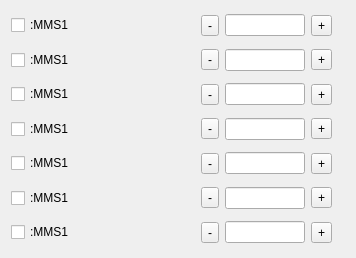
         <widget class="QWidget" name="scrollAreaWidgetContents">
          <property name="geometry">
           <rect>
            <x>0</x>
            <y>0</y>
            <width>356</width>
            <height>258</height>
           </rect>
          </property>
          <layout class="QGridLayout" name="gridLayout_3">
           <item row="0" column="0">
            <layout class="QVBoxLayout" name="verticalLayout_3">
             <item>
              <layout class="QHBoxLayout" name="horizontalLayout_6">
               <item>
                <widget class="QCheckBox" name="cB_onmot_1">
                 <property name="text">
                  <string>:MMS1</string>
                 </property>
                </widget>
               </item>
               <item>
                <spacer name="horizontalSpacer_10">
                 <property name="orientation">
                  <enum>Qt::Horizontal</enum>
                 </property>
                 <property name="sizeHint" stdset="0">
                  <size>
                   <width>13</width>
                   <height>17</height>
                  </size>
                 </property>
                </spacer>
               </item>
               <item>
                <layout class="QHBoxLayout" name="horizontalLayout_21">
                 <item>
                  <widget class="QLabel" name="lb_limM_1">
                   <property name="text">
                    <string/>
                   </property>
                   <property name="pixmap">
                    <pixmap>led-red-16x16.png</pixmap>
                   </property>
                  </widget>
                 </item>
                 <item>
                  <widget class="QToolButton" name="tB_mminus_1">
                   <property name="text">
                    <string>-</string>
                   </property>
                  </widget>
                 </item>
                 <item>
                  <widget class="QLineEdit" name="lE_mr_1">
                   <property name="minimumSize">
                    <size>
                     <width>80</width>
                     <height>0</height>
                    </size>
                   </property>
                   <property name="maximumSize">
                    <size>
                     <width>80</width>
                     <height>16777215</height>
                    </size>
                   </property>
                  </widget>
                 </item>
                 <item>
                  <widget class="QToolButton" name="tB_mplus_1">
                   <property name="text">
                    <string>+</string>
                   </property>
                  </widget>
                 </item>
                 <item>
                  <widget class="QLabel" name="lb_limP_1">
                   <property name="text">
                    <string/>
                   </property>
                   <property name="pixmap">
                    <pixmap>led-red-16x16.png</pixmap>
                   </property>
                  </widget>
                 </item>
                </layout>
               </item>
              </layout>
             </item>
             <item>
              <layout class="QHBoxLayout" name="horizontalLayout_11">
               <item>
                <widget class="QCheckBox" name="cB_onmot_2">
                 <property name="text">
                  <string>:MMS1</string>
                 </property>
                </widget>
               </item>
               <item>
                <spacer name="horizontalSpacer_11">
                 <property name="orientation">
                  <enum>Qt::Horizontal</enum>
                 </property>
                 <property name="sizeHint" stdset="0">
                  <size>
                   <width>13</width>
                   <height>17</height>
                  </size>
                 </property>
                </spacer>
               </item>
               <item>
                <layout class="QHBoxLayout" name="horizontalLayout_22">
                 <item>
                  <widget class="QLabel" name="lb_limM_2">
                   <property name="text">
                    <string/>
                   </property>
                   <property name="pixmap">
                    <pixmap>led-red-16x16.png</pixmap>
                   </property>
                  </widget>
                 </item>
                 <item>
                  <widget class="QToolButton" name="tB_mminus_2">
                   <property name="text">
                    <string>-</string>
                   </property>
                  </widget>
                 </item>
                 <item>
                  <widget class="QLineEdit" name="lE_mr_2">
                   <property name="minimumSize">
                    <size>
                     <width>80</width>
                     <height>0</height>
                    </size>
                   </property>
                   <property name="maximumSize">
                    <size>
                     <width>80</width>
                     <height>16777215</height>
                    </size>
                   </property>
                  </widget>
                 </item>
                 <item>
                  <widget class="QToolButton" name="tB_mplus_2">
                   <property name="text">
                    <string>+</string>
                   </property>
                  </widget>
                 </item>
                 <item>
                  <widget class="QLabel" name="lb_limP_2">
                   <property name="text">
                    <string/>
                   </property>
                   <property name="pixmap">
                    <pixmap>led-red-16x16.png</pixmap>
                   </property>
                  </widget>
                 </item>
                </layout>
               </item>
              </layout>
             </item>
             <item>
              <layout class="QHBoxLayout" name="horizontalLayout_12">
               <item>
                <widget class="QCheckBox" name="cB_onmot_3">
                 <property name="text">
                  <string>:MMS1</string>
                 </property>
                </widget>
               </item>
               <item>
                <spacer name="horizontalSpacer_12">
                 <property name="orientation">
                  <enum>Qt::Horizontal</enum>
                 </property>
                 <property name="sizeHint" stdset="0">
                  <size>
                   <width>13</width>
                   <height>17</height>
                  </size>
                 </property>
                </spacer>
               </item>
               <item>
                <layout class="QHBoxLayout" name="horizontalLayout_23">
                 <item>
                  <widget class="QLabel" name="lb_limM_3">
                   <property name="text">
                    <string/>
                   </property>
                   <property name="pixmap">
                    <pixmap>led-red-16x16.png</pixmap>
                   </property>
                  </widget>
                 </item>
                 <item>
                  <widget class="QToolButton" name="tB_mminus_3">
                   <property name="text">
                    <string>-</string>
                   </property>
                  </widget>
                 </item>
                 <item>
                  <widget class="QLineEdit" name="lE_mr_3">
                   <property name="minimumSize">
                    <size>
                     <width>80</width>
                     <height>0</height>
                    </size>
                   </property>
                   <property name="maximumSize">
                    <size>
                     <width>80</width>
                     <height>16777215</height>
                    </size>
                   </property>
                  </widget>
                 </item>
                 <item>
                  <widget class="QToolButton" name="tB_mplus_3">
                   <property name="text">
                    <string>+</string>
                   </property>
                  </widget>
                 </item>
                 <item>
                  <widget class="QLabel" name="lb_limP_3">
                   <property name="text">
                    <string/>
                   </property>
                   <property name="pixmap">
                    <pixmap>led-red-16x16.png</pixmap>
                   </property>
                  </widget>
                 </item>
                </layout>
               </item>
              </layout>
             </item>
             <item>
              <layout class="QHBoxLayout" name="horizontalLayout_14">
               <item>
                <widget class="QCheckBox" name="cB_onmot_4">
                 <property name="text">
                  <string>:MMS1</string>
                 </property>
                </widget>
               </item>
               <item>
                <spacer name="horizontalSpacer_13">
                 <property name="orientation">
                  <enum>Qt::Horizontal</enum>
                 </property>
                 <property name="sizeHint" stdset="0">
                  <size>
                   <width>13</width>
                   <height>17</height>
                  </size>
                 </property>
                </spacer>
               </item>
               <item>
                <layout class="QHBoxLayout" name="horizontalLayout_24">
                 <item>
                  <widget class="QLabel" name="lb_limM_4">
                   <property name="text">
                    <string/>
                   </property>
                   <property name="pixmap">
                    <pixmap>led-red-16x16.png</pixmap>
                   </property>
                  </widget>
                 </item>
                 <item>
                  <widget class="QToolButton" name="tB_mminus_4">
                   <property name="text">
                    <string>-</string>
                   </property>
                  </widget>
                 </item>
                 <item>
                  <widget class="QLineEdit" name="lE_mr_4">
                   <property name="minimumSize">
                    <size>
                     <width>80</width>
                     <height>0</height>
                    </size>
                   </property>
                   <property name="maximumSize">
                    <size>
                     <width>80</width>
                     <height>16777215</height>
                    </size>
                   </property>
                  </widget>
                 </item>
                 <item>
                  <widget class="QToolButton" name="tB_mplus_4">
                   <property name="text">
                    <string>+</string>
                   </property>
                  </widget>
                 </item>
                 <item>
                  <widget class="QLabel" name="lb_limP_4">
                   <property name="text">
                    <string/>
                   </property>
                   <property name="pixmap">
                    <pixmap>led-red-16x16.png</pixmap>
                   </property>
                  </widget>
                 </item>
                </layout>
               </item>
              </layout>
             </item>
             <item>
              <layout class="QHBoxLayout" name="horizontalLayout_15">
               <item>
                <widget class="QCheckBox" name="cB_onmot_5">
                 <property name="text">
                  <string>:MMS1</string>
                 </property>
                </widget>
               </item>
               <item>
                <spacer name="horizontalSpacer_14">
                 <property name="orientation">
                  <enum>Qt::Horizontal</enum>
                 </property>
                 <property name="sizeHint" stdset="0">
                  <size>
                   <width>13</width>
                   <height>17</height>
                  </size>
                 </property>
                </spacer>
               </item>
               <item>
                <layout class="QHBoxLayout" name="horizontalLayout_25">
                 <item>
                  <widget class="QLabel" name="lb_limM_5">
                   <property name="text">
                    <string/>
                   </property>
                   <property name="pixmap">
                    <pixmap>led-red-16x16.png</pixmap>
                   </property>
                  </widget>
                 </item>
                 <item>
                  <widget class="QToolButton" name="tB_mminus_5">
                   <property name="text">
                    <string>-</string>
                   </property>
                  </widget>
                 </item>
                 <item>
                  <widget class="QLineEdit" name="lE_mr_5">
                   <property name="minimumSize">
                    <size>
                     <width>80</width>
                     <height>0</height>
                    </size>
                   </property>
                   <property name="maximumSize">
                    <size>
                     <width>80</width>
                     <height>16777215</height>
                    </size>
                   </property>
                  </widget>
                 </item>
                 <item>
                  <widget class="QToolButton" name="tB_mplus_5">
                   <property name="text">
                    <string>+</string>
                   </property>
                  </widget>
                 </item>
                 <item>
                  <widget class="QLabel" name="lb_limP_5">
                   <property name="text">
                    <string/>
                   </property>
                   <property name="pixmap">
                    <pixmap>led-red-16x16.png</pixmap>
                   </property>
                  </widget>
                 </item>
                </layout>
               </item>
              </layout>
             </item>
             <item>
              <layout class="QHBoxLayout" name="horizontalLayout_17">
               <item>
                <widget class="QCheckBox" name="cB_onmot_6">
                 <property name="text">
                  <string>:MMS1</string>
                 </property>
                </widget>
               </item>
               <item>
                <spacer name="horizontalSpacer_15">
                 <property name="orientation">
                  <enum>Qt::Horizontal</enum>
                 </property>
                 <property name="sizeHint" stdset="0">
                  <size>
                   <width>13</width>
                   <height>17</height>
                  </size>
                 </property>
                </spacer>
               </item>
               <item>
                <layout class="QHBoxLayout" name="horizontalLayout_26">
                 <item>
                  <widget class="QLabel" name="lb_limM_6">
                   <property name="text">
                    <string/>
                   </property>
                   <property name="pixmap">
                    <pixmap>led-red-16x16.png</pixmap>
                   </property>
                  </widget>
                 </item>
                 <item>
                  <widget class="QToolButton" name="tB_mminus_6">
                   <property name="text">
                    <string>-</string>
                   </property>
                  </widget>
                 </item>
                 <item>
                  <widget class="QLineEdit" name="lE_mr_6">
                   <property name="minimumSize">
                    <size>
                     <width>80</width>
                     <height>0</height>
                    </size>
                   </property>
                   <property name="maximumSize">
                    <size>
                     <width>80</width>
                     <height>16777215</height>
                    </size>
                   </property>
                  </widget>
                 </item>
                 <item>
                  <widget class="QToolButton" name="tB_mplus_6">
                   <property name="text">
                    <string>+</string>
                   </property>
                  </widget>
                 </item>
                 <item>
                  <widget class="QLabel" name="lb_limP_6">
                   <property name="text">
                    <string/>
                   </property>
                   <property name="pixmap">
                    <pixmap>led-red-16x16.png</pixmap>
                   </property>
                  </widget>
                 </item>
                </layout>
               </item>
              </layout>
             </item>
             <item>
              <layout class="QHBoxLayout" name="horizontalLayout_18">
               <item>
                <widget class="QCheckBox" name="cB_onmot_7">
                 <property name="text">
                  <string>:MMS1</string>
                 </property>
                </widget>
               </item>
               <item>
                <spacer name="horizontalSpacer_16">
                 <property name="orientation">
                  <enum>Qt::Horizontal</enum>
                 </property>
                 <property name="sizeHint" stdset="0">
                  <size>
                   <width>13</width>
                   <height>17</height>
                  </size>
                 </property>
                </spacer>
               </item>
               <item>
                <layout class="QHBoxLayout" name="horizontalLayout_27">
                 <item>
                  <widget class="QLabel" name="lb_limM_7">
                   <property name="text">
                    <string/>
                   </property>
                   <property name="pixmap">
                    <pixmap>led-red-16x16.png</pixmap>
                   </property>
                  </widget>
                 </item>
                 <item>
                  <widget class="QToolButton" name="tB_mminus_7">
                   <property name="text">
                    <string>-</string>
                   </property>
                  </widget>
                 </item>
                 <item>
                  <widget class="QLineEdit" name="lE_mr_7">
                   <property name="minimumSize">
                    <size>
                     <width>80</width>
                     <height>0</height>
                    </size>
                   </property>
                   <property name="maximumSize">
                    <size>
                     <width>80</width>
                     <height>16777215</height>
                    </size>
                   </property>
                  </widget>
                 </item>
                 <item>
                  <widget class="QToolButton" name="tB_mplus_7">
                   <property name="text">
                    <string>+</string>
                   </property>
                  </widget>
                 </item>
                 <item>
                  <widget class="QLabel" name="lb_limP_7">
                   <property name="text">
                    <string/>
                   </property>
                   <property name="pixmap">
                    <pixmap>led-red-16x16.png</pixmap>
                   </property>
                  </widget>
                 </item>
                </layout>
               </item>
              </layout>
             </item>
            </layout>
           </item>
          </layout>
         </widget>
